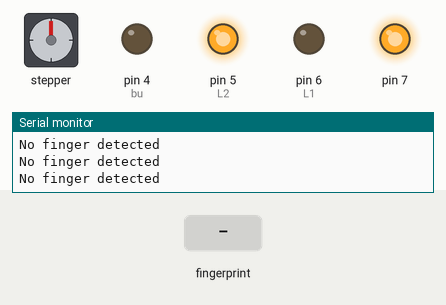
Bench run of a sketch on a simulated Arduino Uno, built with avr-gcc and run on an emulated ATmega328P. Parts: stepper motor, output pins drawn as LEDs (lit = HIGH), the last lines printed to the serial monitor. Wiring (inferred from the names in the program): stepper motor (2048 steps per turn assumed): coils pin 8, pin 9, pin 10, pin 11. The inputs (shaded band) are chosen by the test bench. Pins used as bus, display or sensor lines are not drawn.

Above: at 2.3 s.
2.4 s: finger stored as number 1 placed on the sensor
At 3.2 s:
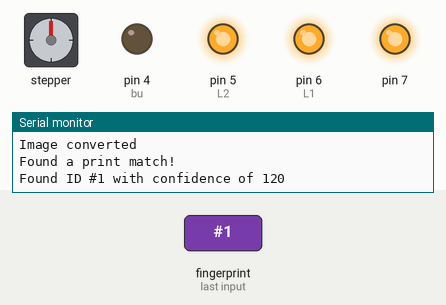
At 8.8 s:
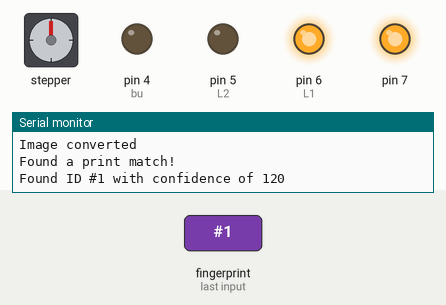
Timing chart, 0 to 21.2 s (numbered marks = the images above; inputs shaded):
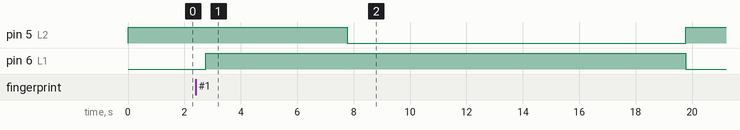

The sketch:

fingerprint.ino
```cpp
#include <Adafruit_Fingerprint.h>
#include <SoftwareSerial.h>
void stepper_for();
void stepper_rev();
SoftwareSerial mySerial(2, 3);

int L1 = 6, L2= 5,c=0;
int p1=8,p2=9,p3=10,p4=11,bu=4;
const int threshold = 100;

Adafruit_Fingerprint finger = Adafruit_Fingerprint(&mySerial);

void setup()
{
  Serial.begin(9600);
  pinMode(L1, OUTPUT);
  pinMode(L2, OUTPUT);
  pinMode(p1, OUTPUT);
  pinMode(p2, OUTPUT);
  pinMode(p3, OUTPUT);
  pinMode(p4, OUTPUT);
  pinMode(7,OUTPUT);
  pinMode(bu,OUTPUT);
  digitalWrite(7,HIGH);
  while (!Serial);
  digitalWrite(L2, HIGH);
  // For Yun/Leo/Micro/Zero/...
  delay(100);
  Serial.println("\n\nAdafruit finger detect test");

  // set the data rate for the sensor serial port
  finger.begin(57600);

  if (finger.verifyPassword()) {
    Serial.println("Found fingerprint sensor!");
  } else {
    Serial.println("Did not find fingerprint sensor :(");
    while (1) { delay(1); }
  }

  finger.getTemplateCount();
  Serial.print("Sensor contains "); Serial.print(finger.templateCount); Serial.println(" templates");
  Serial.println("Waiting for valid finger...");


}

void loop()                     // run over and over again
{
  getFingerprintIDez();
  getFingerprintID();
  digitalWrite(L2, HIGH);
  delay(50);            //don't ned to run this at full speed.
}

uint8_t getFingerprintID() {
  uint8_t p = finger.getImage();
  switch (p) {
    case FINGERPRINT_OK:
      Serial.println("Image taken");
      break;
    case FINGERPRINT_NOFINGER:
      Serial.println("No finger detected");
      return p;
    case FINGERPRINT_PACKETRECIEVEERR:
      Serial.println("Communication error");
      return p;
    case FINGERPRINT_IMAGEFAIL:
      Serial.println("Imaging error");
      return p;
    default:
      Serial.println("Unknown error");
      return p;
  }

  // OK success!

  p = finger.image2Tz();
  switch (p) {
    case FINGERPRINT_OK:
      Serial.println("Image converted");
      break;
    case FINGERPRINT_IMAGEMESS:
      Serial.println("Image too messy");
      return p;
    case FINGERPRINT_PACKETRECIEVEERR:
      Serial.println("Communication error");
      return p;
    case FINGERPRINT_FEATUREFAIL:
      Serial.println("Could not find fingerprint features");
      return p;
    case FINGERPRINT_INVALIDIMAGE:
      Serial.println("Could not find fingerprint features");
      return p;
    default:
      Serial.println("Unknown error");
      return p;
  }

  // OK converted!
  p = finger.fingerFastSearch();
  if (p == FINGERPRINT_OK) {
    Serial.println("Found a print match!");
    c=0;
  } else if (p == FINGERPRINT_PACKETRECIEVEERR) {
    Serial.println("Communication error");
    return p;
  } else if (p == FINGERPRINT_NOTFOUND) {
    Serial.println("Did not find a match");
    return p;
    c++;
    if(c==3)
    {
      digitalWrite(bu,HIGH);
      delay(10000);
      digitalWrite(bu,LOW);
      c=0;
    }
  } else {
    Serial.println("Unknown error");
    return p;
  }

  // found a match!
  Serial.print("Found ID #"); Serial.print(finger.fingerID);
  Serial.print(" with confidence of "); Serial.println(finger.confidence);

 if(finger.confidence>threshold){
  stepper_for();
  digitalWrite(L1, HIGH);
  delay(5000);
   stepper_rev();
    digitalWrite(L2, LOW);
    delay(12000);
    digitalWrite(L1, LOW);
  }

  return finger.fingerID;
}

// returns -1 if failed, otherwise returns ID #
int getFingerprintIDez() {
  uint8_t p = finger.getImage();
  if (p != FINGERPRINT_OK)  return -1;

  p = finger.image2Tz();
  if (p != FINGERPRINT_OK)  return -1;

  p = finger.fingerFastSearch();
  if (p != FINGERPRINT_OK)  return -1;

  // found a match!
  Serial.print("Found ID #"); Serial.print(finger.fingerID);
  Serial.print(" with confidence of "); Serial.println(finger.confidence);
//  delay(5000);
  if(finger.confidence>threshold){
    digitalWrite(L1, HIGH);
    digitalWrite(L2, LOW);
    stepper_for();
    delay(12000);
    digitalWrite(L1, LOW);
  }

  return finger.fingerID;
}

void stepper_for()
  {
    digitalWrite(p1,HIGH);
    digitalWrite(p2,LOW);
    digitalWrite(p3,LOW);
    digitalWrite(p4,LOW);
    delay(4);
    digitalWrite(p1,LOW);
    digitalWrite(p2,HIGH);
    digitalWrite(p3,LOW);
    digitalWrite(p4,LOW);
    delay(4);
    digitalWrite(p1,LOW);
    digitalWrite(p2,LOW);
    digitalWrite(p3,HIGH);
    digitalWrite(p4,LOW);
    delay(4);
    digitalWrite(p1,LOW);
    digitalWrite(p2,LOW);
    digitalWrite(p3,LOW);
    digitalWrite(p4,HIGH);
    delay(4);
  }
  void stepper_rev()
  {
    digitalWrite(p1,LOW);
    digitalWrite(p2,LOW);
    digitalWrite(p3,LOW);
    digitalWrite(p4,HIGH);
    delay(4);
    digitalWrite(p1,LOW);
    digitalWrite(p2,LOW);
    digitalWrite(p3,HIGH);
    digitalWrite(p4,LOW);
    delay(4);
    digitalWrite(p1,LOW);
    digitalWrite(p2,HIGH);
    digitalWrite(p3,LOW);
    digitalWrite(p4,LOW);
    delay(4);
    digitalWrite(p1,HIGH);
    digitalWrite(p2,LOW);
    digitalWrite(p3,LOW);
    digitalWrite(p4,LOW);
    delay(4);
  }
```

Measured:
- after the input at 2.4 s, pin 5 (L2): HIGH → LOW after 5.4 s, → HIGH 12.0 s later; pin 6 (L1): LOW → HIGH after 0.35 s, → LOW 17.0 s later
